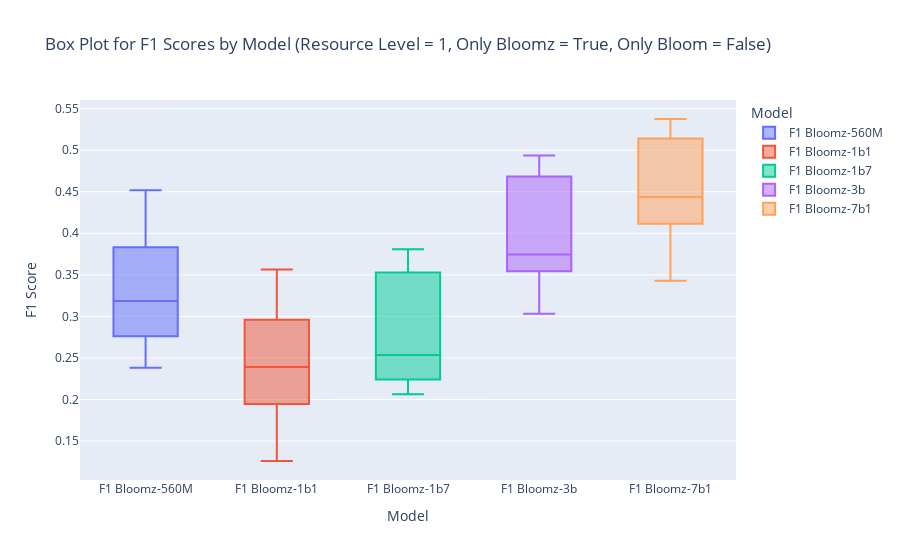
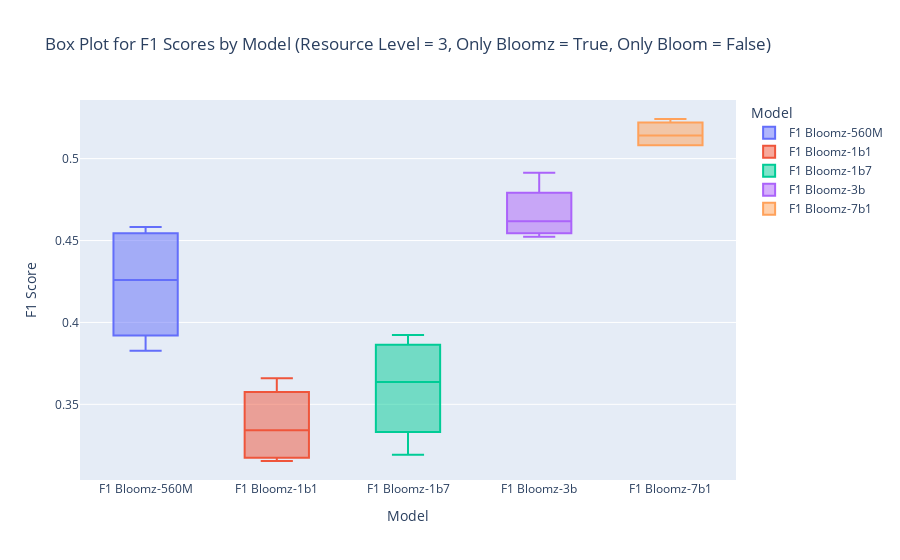
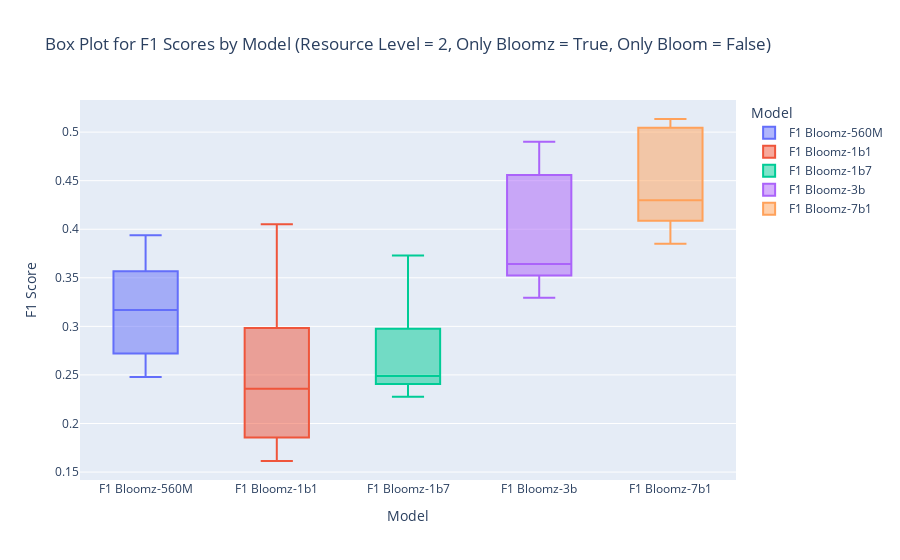

Source (notebook cell) for these figures, in order:
### Code cell
import plotly.express as px

only_bloomz = True
only_bloom = False

# we can filter based on 'Language Family', 'Script (ISO 15924)', 'Resource Level', 'Population', 'Language Vitality', 'Digital Language Support'.
filter = 'Resource Level'

for value in df[filter].unique():
    filtered_df = filter_df(melted_df, filter, value, only_bloom, only_bloomz)
    fig = px.box(filtered_df, x='Model', y='F1 Score',
                 color='Model', title=f'Box Plot for F1 Scores by Model ({filter} = {value}, Only Bloomz = {only_bloomz}, Only Bloom = {only_bloom})',
                 labels={'F1 Score': 'F1 Score', 'Model': 'Model'})
    fig.show()
# Create a scatter plot using Plotly Express
# fig = px.scatter(melted_df, x='Language Name', y='F1 Score', color='Model',
#                  facet_col='Language Family', facet_col_wrap=3,
#                  labels={'F1 Score': 'F1 Score', 'Language Name': 'Language Name'},
#                  title='F1 Score by Language and Model')
# 
# # Customize layout if needed
# fig.update_layout(height=2000, width=1200)
# 
# # Show the plot
# fig.show()

### Figure 1 — Plotly figure (JSON) as saved in the notebook; plotly's stock layout.template omitted (floating-point values rounded to 4 significant figures)
{"data": [{"alignmentgroup": "True", "hovertemplate": "Model=%{x}<br>F1 Score=%{y}<extra></extra>", "legendgroup": "F1 Bloomz-560M", "marker": {"color": "#636efa"}, "name": "F1 Bloomz-560M", "notched": false, "offsetgroup": "F1 Bloomz-560M", "orientation": "v", "showlegend": true, "x": ["F1 Bloomz-560M", "F1 Bloomz-560M", "F1 Bloomz-560M", "F1 Bloomz-560M", "F1 Bloomz-560M", "F1 Bloomz-560M", "F1 Bloomz-560M", "F1 Bloomz-560M", "F1 Bloomz-560M", "F1 Bloomz-560M", "F1 Bloomz-560M", "F1 Bloomz-560M", "F1 Bloomz-560M", "F1 Bloomz-560M", "F1 Bloomz-560M", "F1 Bloomz-560M", "F1 Bloomz-560M", "F1 Bloomz-560M", "F1 Bloomz-560M"], "x0": " ", "xaxis": "x", "y": [0.3102, 0.2381, 0.3845, 0.2697, 0.4156, 0.3005, 0.329, 0.3542, 0.2677, 0.3941, 0.3797, 0.318, 0.3316, 0.3984, 0.2822, 0.4518, 0.2739, 0.2544, 0.3186], "y0": " ", "yaxis": "y", "type": "box"}, {"alignmentgroup": "True", "hovertemplate": "Model=%{x}<br>F1 Score=%{y}<extra></extra>", "legendgroup": "F1 Bloomz-1b1", "marker": {"color": "#EF553B"}, "name": "F1 Bloomz-1b1", "notched": false, "offsetgroup": "F1 Bloomz-1b1", "orientation": "v", "showlegend": true, "x": ["F1 Bloomz-1b1", "F1 Bloomz-1b1", "F1 Bloomz-1b1", "F1 Bloomz-1b1", "F1 Bloomz-1b1", "F1 Bloomz-1b1", "F1 Bloomz-1b1", "F1 Bloomz-1b1", "F1 Bloomz-1b1", "F1 Bloomz-1b1", "F1 Bloomz-1b1", "F1 Bloomz-1b1", "F1 Bloomz-1b1", "F1 Bloomz-1b1", "F1 Bloomz-1b1", "F1 Bloomz-1b1", "F1 Bloomz-1b1", "F1 Bloomz-1b1", "F1 Bloomz-1b1"], "x0": " ", "xaxis": "x", "y": [0.2627, 0.2149, 0.3229, 0.126, 0.3565, 0.2392, 0.2454, 0.201, 0.1709, 0.279, 0.3505, 0.2035, 0.2164, 0.3096, 0.1721, 0.2824, 0.1714, 0.1925, 0.3004], "y0": " ", "yaxis": "y", "type": "box"}, {"alignmentgroup": "True", "hovertemplate": "Model=%{x}<br>F1 Score=%{y}<extra></extra>", "legendgroup": "F1 Bloomz-1b7", "marker": {"color": "#00cc96"}, "name": "F1 Bloomz-1b7", "notched": false, "offsetgroup": "F1 Bloomz-1b7", "orientation": "v", "showlegend": true, "x": ["F1 Bloomz-1b7", "F1 Bloomz-1b7", "F1 Bloomz-1b7", "F1 Bloomz-1b7", "F1 Bloomz-1b7", "F1 Bloomz-1b7", "F1 Bloomz-1b7", "F1 Bloomz-1b7", "F1 Bloomz-1b7", "F1 Bloomz-1b7", "F1 Bloomz-1b7", "F1 Bloomz-1b7", "F1 Bloomz-1b7", "F1 Bloomz-1b7", "F1 Bloomz-1b7", "F1 Bloomz-1b7", "F1 Bloomz-1b7", "F1 Bloomz-1b7", "F1 Bloomz-1b7"], "x0": " ", "xaxis": "x", "y": [0.2449, 0.2194, 0.3641, 0.2816, 0.3638, 0.2535, 0.2338, 0.2854, 0.2062, 0.3478, 0.3739, 0.235, 0.2421, 0.3807, 0.2084, 0.3545, 0.221, 0.2196, 0.2791], "y0": " ", "yaxis": "y", "type": "box"}, {"alignmentgroup": "True", "hovertemplate": "Model=%{x}<br>F1 Score=%{y}<extra></extra>", "legendgroup": "F1 Bloomz-3b", "marker": {"color": "#ab63fa"}, "name": "F1 Bloomz-3b", "notched": false, "offsetgroup": "F1 Bloomz-3b", "orientation": "v", "showlegend": true, "x": ["F1 Bloomz-3b", "F1 Bloomz-3b", "F1 Bloomz-3b", "F1 Bloomz-3b", "F1 Bloomz-3b", "F1 Bloomz-3b", "F1 Bloomz-3b", "F1 Bloomz-3b", "F1 Bloomz-3b", "F1 Bloomz-3b", "F1 Bloomz-3b", "F1 Bloomz-3b", "F1 Bloomz-3b", "F1 Bloomz-3b", "F1 Bloomz-3b", "F1 Bloomz-3b", "F1 Bloomz-3b", "F1 Bloomz-3b", "F1 Bloomz-3b"], "x0": " ", "xaxis": "x", "y": [0.3533, 0.3031, 0.4686, 0.3745, 0.4672, 0.3584, 0.3904, 0.3578, 0.3444, 0.4746, 0.4936, 0.3666, 0.368, 0.4757, 0.3852, 0.4805, 0.3449, 0.3421, 0.3826], "y0": " ", "yaxis": "y", "type": "box"}, {"alignmentgroup": "True", "hovertemplate": "Model=%{x}<br>F1 Score=%{y}<extra></extra>", "legendgroup": "F1 Bloomz-7b1", "marker": {"color": "#FFA15A"}, "name": "F1 Bloomz-7b1", "notched": false, "offsetgroup": "F1 Bloomz-7b1", "orientation": "v", "showlegend": true, "x": ["F1 Bloomz-7b1", "F1 Bloomz-7b1", "F1 Bloomz-7b1", "F1 Bloomz-7b1", "F1 Bloomz-7b1", "F1 Bloomz-7b1", "F1 Bloomz-7b1", "F1 Bloomz-7b1", "F1 Bloomz-7b1", "F1 Bloomz-7b1", "F1 Bloomz-7b1", "F1 Bloomz-7b1", "F1 Bloomz-7b1", "F1 Bloomz-7b1", "F1 Bloomz-7b1", "F1 Bloomz-7b1", "F1 Bloomz-7b1", "F1 Bloomz-7b1", "F1 Bloomz-7b1"], "x0": " ", "xaxis": "x", "y": [0.404, 0.3603, 0.5185, 0.445, 0.5266, 0.4421, 0.4438, 0.451, 0.3428, 0.515, 0.5313, 0.4258, 0.3984, 0.5375, 0.463, 0.5113, 0.4101, 0.436, 0.4153], "y0": " ", "yaxis": "y", "type": "box"}], "layout": {"xaxis": {"anchor": "y", "domain": [0.0, 1.0], "title": {"text": "Model"}, "categoryorder": "array", "categoryarray": ["F1 Bloomz-560M", "F1 Bloomz-1b1", "F1 Bloomz-1b7", "F1 Bloomz-3b", "F1 Bloomz-7b1"]}, "yaxis": {"anchor": "x", "domain": [0.0, 1.0], "title": {"text": "F1 Score"}}, "legend": {"title": {"text": "Model"}, "tracegroupgap": 0}, "title": {"text": "Box Plot for F1 Scores by Model (Resource Level = 1, Only Bloomz = True, Only Bloom = False)"}, "boxmode": "overlay"}}

### Figure 2 — Plotly figure (JSON) as saved in the notebook; plotly's stock layout.template omitted (floating-point values rounded to 4 significant figures)
{"data": [{"alignmentgroup": "True", "hovertemplate": "Model=%{x}<br>F1 Score=%{y}<extra></extra>", "legendgroup": "F1 Bloomz-560M", "marker": {"color": "#636efa"}, "name": "F1 Bloomz-560M", "notched": false, "offsetgroup": "F1 Bloomz-560M", "orientation": "v", "showlegend": true, "x": ["F1 Bloomz-560M", "F1 Bloomz-560M", "F1 Bloomz-560M", "F1 Bloomz-560M"], "x0": " ", "xaxis": "x", "y": [0.4507, 0.4583, 0.3828, 0.4012], "y0": " ", "yaxis": "y", "type": "box"}, {"alignmentgroup": "True", "hovertemplate": "Model=%{x}<br>F1 Score=%{y}<extra></extra>", "legendgroup": "F1 Bloomz-1b1", "marker": {"color": "#EF553B"}, "name": "F1 Bloomz-1b1", "notched": false, "offsetgroup": "F1 Bloomz-1b1", "orientation": "v", "showlegend": true, "x": ["F1 Bloomz-1b1", "F1 Bloomz-1b1", "F1 Bloomz-1b1", "F1 Bloomz-1b1"], "x0": " ", "xaxis": "x", "y": [0.3491, 0.3192, 0.366, 0.3154], "y0": " ", "yaxis": "y", "type": "box"}, {"alignmentgroup": "True", "hovertemplate": "Model=%{x}<br>F1 Score=%{y}<extra></extra>", "legendgroup": "F1 Bloomz-1b7", "marker": {"color": "#00cc96"}, "name": "F1 Bloomz-1b7", "notched": false, "offsetgroup": "F1 Bloomz-1b7", "orientation": "v", "showlegend": true, "x": ["F1 Bloomz-1b7", "F1 Bloomz-1b7", "F1 Bloomz-1b7", "F1 Bloomz-1b7"], "x0": " ", "xaxis": "x", "y": [0.3923, 0.347, 0.3192, 0.3804], "y0": " ", "yaxis": "y", "type": "box"}, {"alignmentgroup": "True", "hovertemplate": "Model=%{x}<br>F1 Score=%{y}<extra></extra>", "legendgroup": "F1 Bloomz-3b", "marker": {"color": "#ab63fa"}, "name": "F1 Bloomz-3b", "notched": false, "offsetgroup": "F1 Bloomz-3b", "orientation": "v", "showlegend": true, "x": ["F1 Bloomz-3b", "F1 Bloomz-3b", "F1 Bloomz-3b", "F1 Bloomz-3b"], "x0": " ", "xaxis": "x", "y": [0.467, 0.4914, 0.4523, 0.4565], "y0": " ", "yaxis": "y", "type": "box"}, {"alignmentgroup": "True", "hovertemplate": "Model=%{x}<br>F1 Score=%{y}<extra></extra>", "legendgroup": "F1 Bloomz-7b1", "marker": {"color": "#FFA15A"}, "name": "F1 Bloomz-7b1", "notched": false, "offsetgroup": "F1 Bloomz-7b1", "orientation": "v", "showlegend": true, "x": ["F1 Bloomz-7b1", "F1 Bloomz-7b1", "F1 Bloomz-7b1", "F1 Bloomz-7b1"], "x0": " ", "xaxis": "x", "y": [0.5242, 0.5199, 0.5082, 0.5083], "y0": " ", "yaxis": "y", "type": "box"}], "layout": {"xaxis": {"anchor": "y", "domain": [0.0, 1.0], "title": {"text": "Model"}, "categoryorder": "array", "categoryarray": ["F1 Bloomz-560M", "F1 Bloomz-1b1", "F1 Bloomz-1b7", "F1 Bloomz-3b", "F1 Bloomz-7b1"]}, "yaxis": {"anchor": "x", "domain": [0.0, 1.0], "title": {"text": "F1 Score"}}, "legend": {"title": {"text": "Model"}, "tracegroupgap": 0}, "title": {"text": "Box Plot for F1 Scores by Model (Resource Level = 3, Only Bloomz = True, Only Bloom = False)"}, "boxmode": "overlay"}}

### Figure 3 — Plotly figure (JSON) as saved in the notebook; plotly's stock layout.template omitted (floating-point values rounded to 4 significant figures)
{"data": [{"alignmentgroup": "True", "hovertemplate": "Model=%{x}<br>F1 Score=%{y}<extra></extra>", "legendgroup": "F1 Bloomz-560M", "marker": {"color": "#636efa"}, "name": "F1 Bloomz-560M", "notched": false, "offsetgroup": "F1 Bloomz-560M", "orientation": "v", "showlegend": true, "x": ["F1 Bloomz-560M", "F1 Bloomz-560M", "F1 Bloomz-560M", "F1 Bloomz-560M", "F1 Bloomz-560M", "F1 Bloomz-560M", "F1 Bloomz-560M", "F1 Bloomz-560M"], "x0": " ", "xaxis": "x", "y": [0.3938, 0.3825, 0.3163, 0.3175, 0.3311, 0.2682, 0.2761, 0.248], "y0": " ", "yaxis": "y", "type": "box"}, {"alignmentgroup": "True", "hovertemplate": "Model=%{x}<br>F1 Score=%{y}<extra></extra>", "legendgroup": "F1 Bloomz-1b1", "marker": {"color": "#EF553B"}, "name": "F1 Bloomz-1b1", "notched": false, "offsetgroup": "F1 Bloomz-1b1", "orientation": "v", "showlegend": true, "x": ["F1 Bloomz-1b1", "F1 Bloomz-1b1", "F1 Bloomz-1b1", "F1 Bloomz-1b1", "F1 Bloomz-1b1", "F1 Bloomz-1b1", "F1 Bloomz-1b1", "F1 Bloomz-1b1"], "x0": " ", "xaxis": "x", "y": [0.3136, 0.4051, 0.2659, 0.2058, 0.2829, 0.1997, 0.1716, 0.1614], "y0": " ", "yaxis": "y", "type": "box"}, {"alignmentgroup": "True", "hovertemplate": "Model=%{x}<br>F1 Score=%{y}<extra></extra>", "legendgroup": "F1 Bloomz-1b7", "marker": {"color": "#00cc96"}, "name": "F1 Bloomz-1b7", "notched": false, "offsetgroup": "F1 Bloomz-1b7", "orientation": "v", "showlegend": true, "x": ["F1 Bloomz-1b7", "F1 Bloomz-1b7", "F1 Bloomz-1b7", "F1 Bloomz-1b7", "F1 Bloomz-1b7", "F1 Bloomz-1b7", "F1 Bloomz-1b7", "F1 Bloomz-1b7"], "x0": " ", "xaxis": "x", "y": [0.3313, 0.373, 0.2637, 0.2411, 0.2533, 0.2275, 0.2402, 0.2443], "y0": " ", "yaxis": "y", "type": "box"}, {"alignmentgroup": "True", "hovertemplate": "Model=%{x}<br>F1 Score=%{y}<extra></extra>", "legendgroup": "F1 Bloomz-3b", "marker": {"color": "#ab63fa"}, "name": "F1 Bloomz-3b", "notched": false, "offsetgroup": "F1 Bloomz-3b", "orientation": "v", "showlegend": true, "x": ["F1 Bloomz-3b", "F1 Bloomz-3b", "F1 Bloomz-3b", "F1 Bloomz-3b", "F1 Bloomz-3b", "F1 Bloomz-3b", "F1 Bloomz-3b", "F1 Bloomz-3b"], "x0": " ", "xaxis": "x", "y": [0.4807, 0.4901, 0.431, 0.3596, 0.3587, 0.3293, 0.3689, 0.3459], "y0": " ", "yaxis": "y", "type": "box"}, {"alignmentgroup": "True", "hovertemplate": "Model=%{x}<br>F1 Score=%{y}<extra></extra>", "legendgroup": "F1 Bloomz-7b1", "marker": {"color": "#FFA15A"}, "name": "F1 Bloomz-7b1", "notched": false, "offsetgroup": "F1 Bloomz-7b1", "orientation": "v", "showlegend": true, "x": ["F1 Bloomz-7b1", "F1 Bloomz-7b1", "F1 Bloomz-7b1", "F1 Bloomz-7b1", "F1 Bloomz-7b1", "F1 Bloomz-7b1", "F1 Bloomz-7b1", "F1 Bloomz-7b1"], "x0": " ", "xaxis": "x", "y": [0.5063, 0.5135, 0.5029, 0.4219, 0.3851, 0.4091, 0.4377, 0.4085], "y0": " ", "yaxis": "y", "type": "box"}], "layout": {"xaxis": {"anchor": "y", "domain": [0.0, 1.0], "title": {"text": "Model"}, "categoryorder": "array", "categoryarray": ["F1 Bloomz-560M", "F1 Bloomz-1b1", "F1 Bloomz-1b7", "F1 Bloomz-3b", "F1 Bloomz-7b1"]}, "yaxis": {"anchor": "x", "domain": [0.0, 1.0], "title": {"text": "F1 Score"}}, "legend": {"title": {"text": "Model"}, "tracegroupgap": 0}, "title": {"text": "Box Plot for F1 Scores by Model (Resource Level = 2, Only Bloomz = True, Only Bloom = False)"}, "boxmode": "overlay"}}
